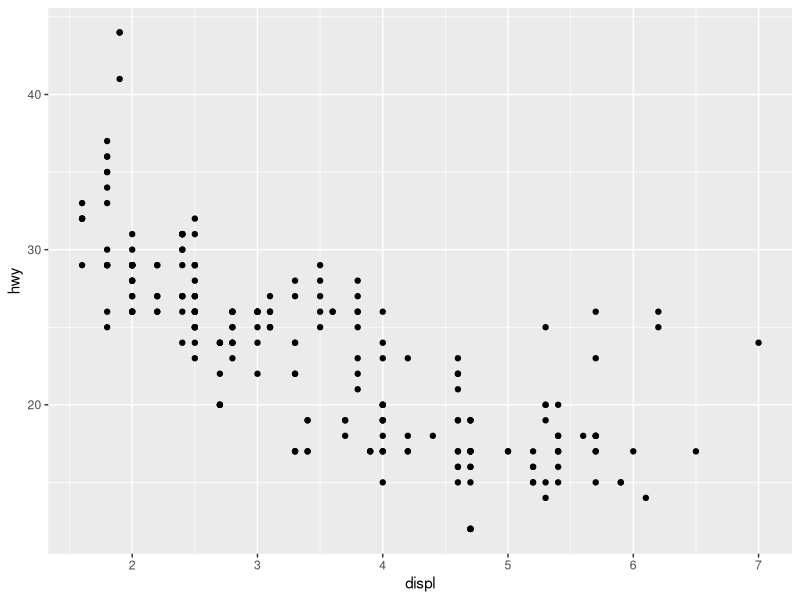
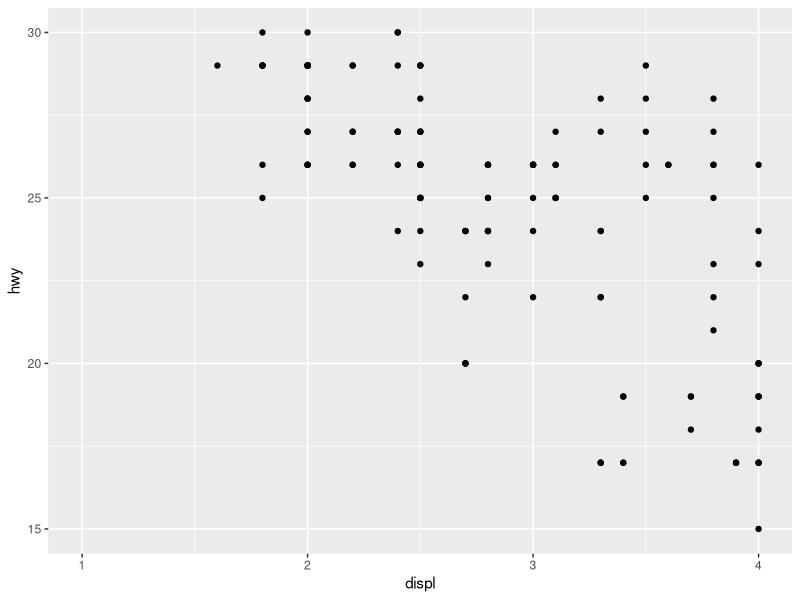
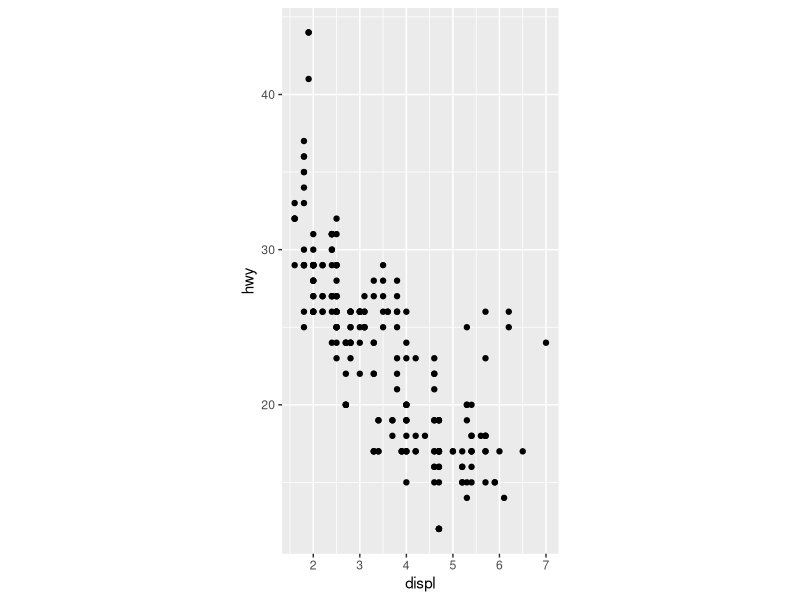
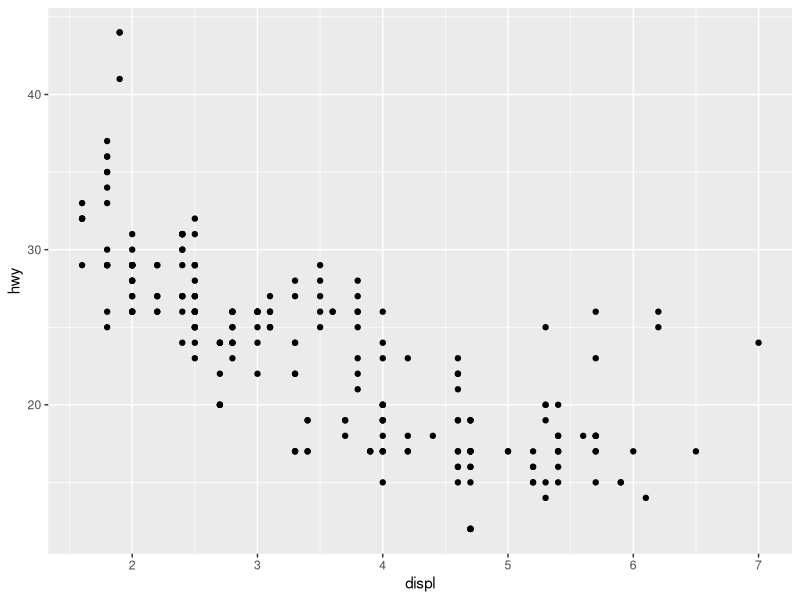
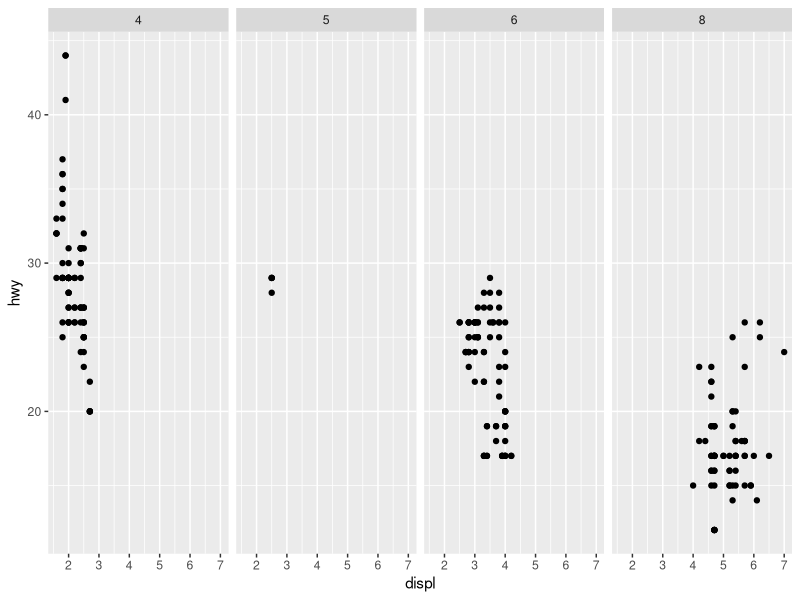
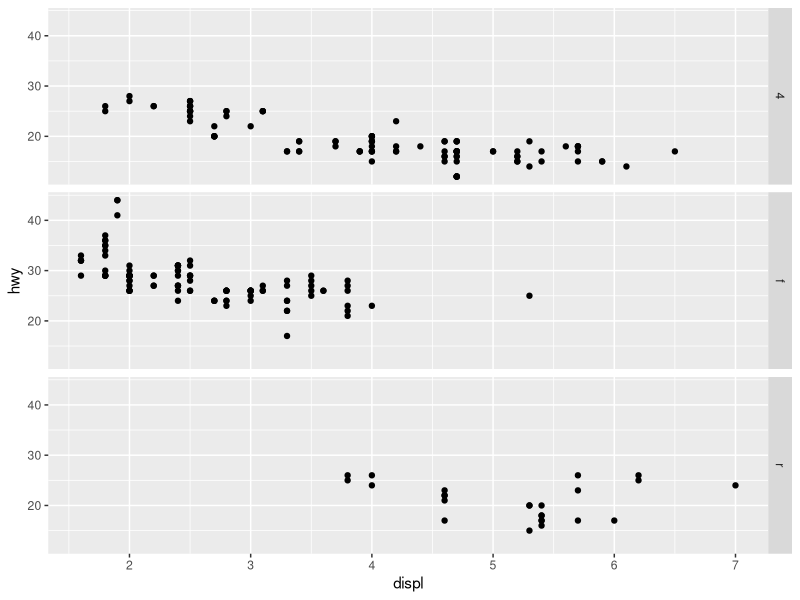
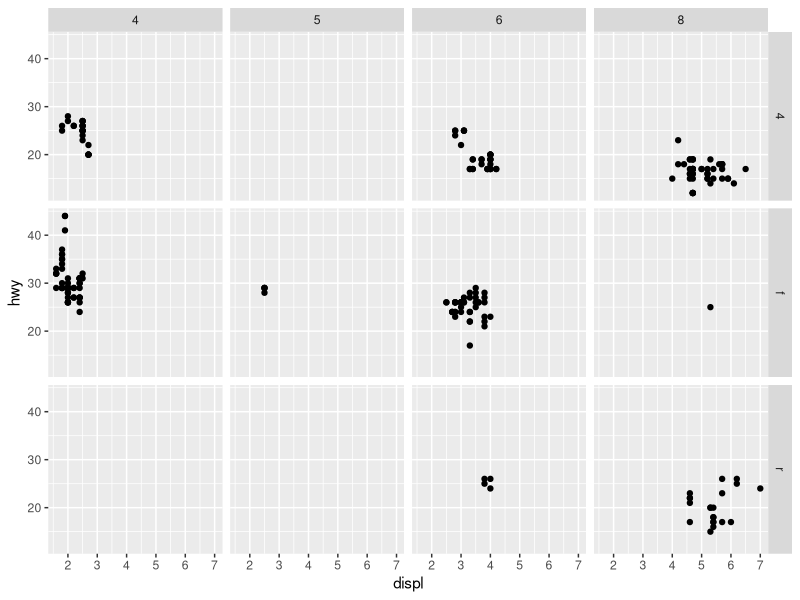

Write the R code that produced these figures, in order.
library(ggplot2)
pl <- ggplot(mpg,aes(x=displ,y=hwy))+geom_point()
print(pl)
pl2 <- pl + coord_cartesian(xlim=c(1,4),ylim=c(15,30))#lim=c(start,end)
print(pl2)
pl3 <- pl+ coord_fixed(ratio = 1/3)#ratio=y/x
print(pl3)

#Facets
pl <- ggplot(mpg,aes(x=displ,y=hwy))+geom_point()
print(pl)
print(pl + facet_grid(.~cyl))#Syntax for facet(what to facet on y axis tilde symbol what to facet on x axis)
print(pl+ facet_grid(drv ~.))
print(pl+ facet_grid(drv ~ cyl))
